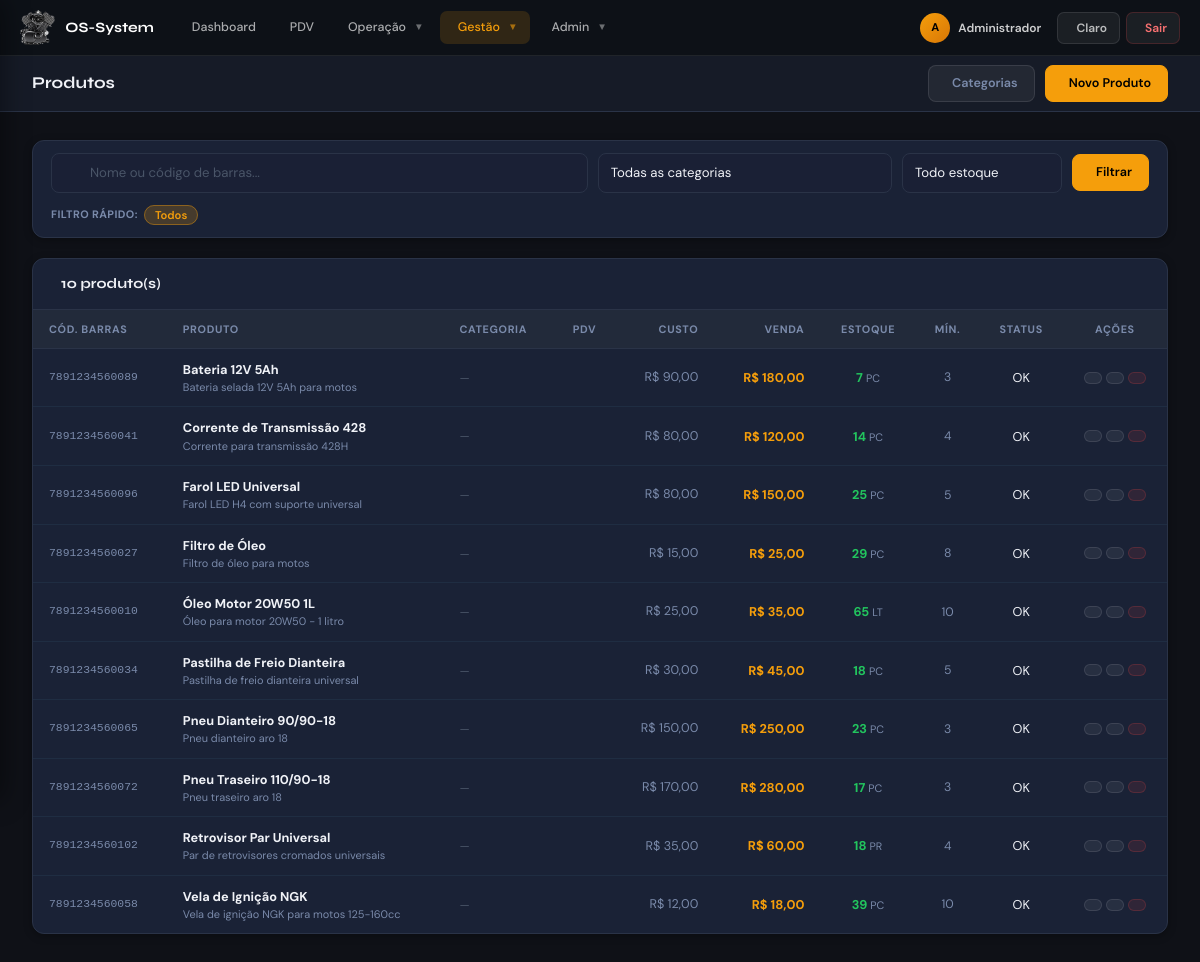
Page /modules/produtos/produtos.php (signed in) on the earlier database version.
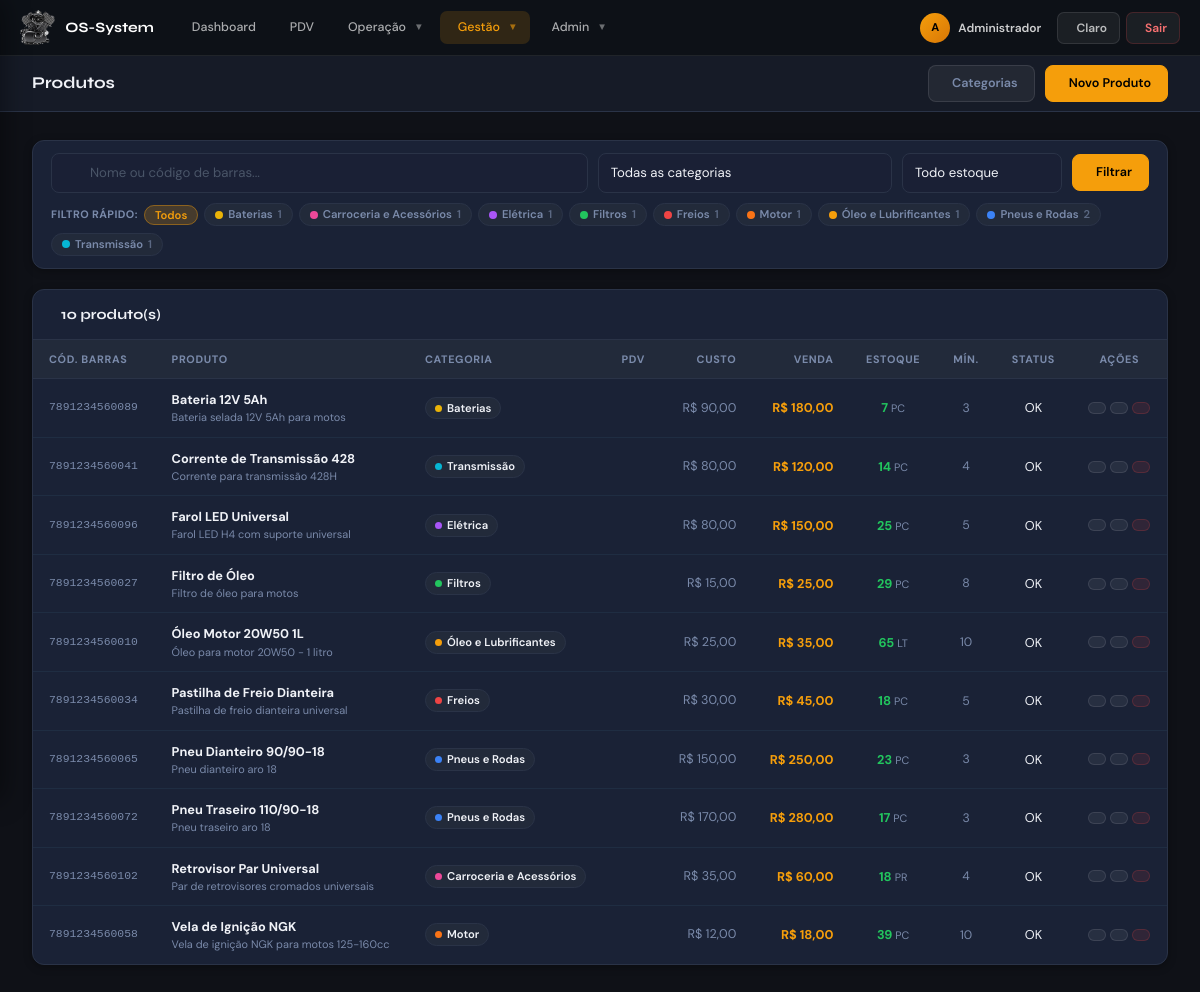
Same page on the later database version.
### tables this page shows
CREATE TABLE IF NOT EXISTS `produtos` (
  `id`            INT(11) NOT NULL AUTO_INCREMENT,
  `codigo_barras` VARCHAR(50) DEFAULT NULL,
  `nome`          VARCHAR(100) NOT NULL,
  `descricao`     TEXT DEFAULT NULL,
  `preco_compra`  DECIMAL(10,2) DEFAULT NULL,
  `preco_venda`   DECIMAL(10,2) NOT NULL DEFAULT 0.00,
  `estoque_atual` DECIMAL(10,3) DEFAULT 0.000,
  `estoque_minimo` INT(11) DEFAULT 5,
  `unidade`       VARCHAR(5) DEFAULT 'UN',
  `categoria_id`  INT(11) DEFAULT NULL,
  `exibir_pdv`    TINYINT(1) NOT NULL DEFAULT 1,
  `ncm`           VARCHAR(10) DEFAULT NULL,
  `localizacao`   VARCHAR(50) DEFAULT NULL,
  `ativo`         TINYINT(1) NOT NULL DEFAULT 1,
  `created_at`    TIMESTAMP DEFAULT CURRENT_TIMESTAMP,
  PRIMARY KEY (`id`),
  KEY `idx_codigo_barras` (`codigo_barras`(50)),
  KEY `idx_nome_produto`  (`nome`(50)),
  KEY `idx_categoria`     (`categoria_id`),
  KEY `idx_pdv`           (`exibir_pdv`, `ativo`)
);

CREATE TABLE IF NOT EXISTS `categorias_produtos` (
  `id`        INT(11) NOT NULL AUTO_INCREMENT,
  `nome`      VARCHAR(100) NOT NULL,
  `descricao` VARCHAR(255) DEFAULT NULL,
  `cor`       VARCHAR(7)   DEFAULT '#f59e0b' COMMENT 'Hex color for UI badge',
  `ativo`     TINYINT(1)   NOT NULL DEFAULT 1,
  `created_at` TIMESTAMP   DEFAULT CURRENT_TIMESTAMP,
  PRIMARY KEY (`id`)
);

### modules/produtos/produtos.php (the view, shortened to what the changed rows need)
<?php
require_once '../../config/config.php';
$aba        = $_GET['aba']    ?? 'produtos';
$filtro_cat = (int)($_GET['cat']    ?? 0);
$where  = 'WHERE p.ativo = 1';
$params = [];
$stmt = $db->prepare(
    "SELECT p.*, c.nome as cat_nome, c.cor as cat_cor
     FROM produtos p
     LEFT JOIN categorias_produtos c ON c.id = p.categoria_id
     $where ORDER BY p.nome"
);
$stmt->execute($params);
$produtos = $stmt->fetchAll(PDO::FETCH_ASSOC);
$categorias = $db->query("SELECT * FROM categorias_produtos WHERE ativo=1 ORDER BY nome")->fetchAll(PDO::FETCH_ASSOC);
$stmt_count = $db->query("SELECT categoria_id, COUNT(*) as n FROM produtos WHERE ativo=1 GROUP BY categoria_id");
$conts = [];
foreach ($stmt_count->fetchAll(PDO::FETCH_ASSOC) as $r) {
    $conts[(int)$r['categoria_id']] = (int)$r['n'];
}
?>
<?php include '../../includes/sidebar.php'; ?>
<main class="os-content">
<?php if ($aba === 'categorias'): ?>
<div class="os-card">
  <div class="os-card-header">
    <div class="os-card-title"><i class="ph-bold ph-tag"></i> Categorias de Produtos</div>
    <button class="btn-os btn-os-primary" onclick="document.getElementById('modalCategoria').style.display='flex'">
      <i class="ph-bold ph-plus"></i> Nova Categoria
    </button>
  </div>
  <div class="os-card-body" style="padding:0">
    <table class="os-table">
      <thead><tr><th>Cor</th><th>Nome</th><th style="text-align:center">Produtos</th><th style="text-align:center">Ações</th></tr></thead>
      <tbody>
        <?php if (empty($categorias)): ?>
        <tr><td colspan="4" style="text-align:center;color:var(--text-muted);padding:32px">
          Nenhuma categoria cadastrada.<br><small>Crie categorias para organizar seus produtos e filtrar no PDV.</small>
        </td></tr>
        <?php endif; ?>
        <?php foreach ($categorias as $cat): $n = $conts[$cat['id']] ?? 0; ?>
        <tr>
          <td>
            <div style="width:28px;height:28px;border-radius:8px;background:<?= htmlspecialchars($cat['cor']??'#94a3b8') ?>;border:2px solid rgba(255,255,255,.15)"></div>
          </td>
          <td>
            <strong><?= htmlspecialchars($cat['nome']) ?></strong>
          </td>
          <td style="text-align:center">
            <a href="produtos.php?cat=<?= $cat['id'] ?>" style="text-decoration:none">
              <span class="os-badge os-badge-blue"><?= $n ?> produto<?= $n!==1?'s':'' ?></span>
            </a>
          </td>
          <td style="text-align:center">
            <div style="display:flex;gap:6px;justify-content:center">
              <button class="btn-os btn-os-ghost" style="padding:5px 8px"
                      onclick='editarCategoria(<?= htmlspecialchars(json_encode($cat),ENT_QUOTES) ?>)'>
                <i class="ph-bold ph-pencil-simple"></i>
              </button>
              <?php if ($n === 0): ?>
              <a href="produtos.php?excluir_cat=<?= $cat['id'] ?>&aba=categorias"
                 class="btn-os" style="padding:5px 8px;background:rgba(239,68,68,.1);border:1px solid rgba(239,68,68,.2);color:#ef4444;text-decoration:none"
                 onclick="return confirm('Desativar categoria?')">
                <i class="ph-bold ph-trash"></i>
              </a>
              <?php else: ?>
              <span style="padding:5px 8px;color:var(--text-dim);font-size:.75rem" title="Remova os produtos primeiro">Em uso</span>
              <?php endif; ?>
            </div>
          </td>
        </tr>
        <?php endforeach; ?>
      </tbody>
    </table>
  </div>
</div>
<?php else: ?>
<div class="os-card" style="margin-bottom:20px">
  <div class="os-card-body" style="padding:12px 18px">
    <div style="display:flex;gap:6px;flex-wrap:wrap;margin-top:10px;align-items:center">
      <?php foreach ($categorias as $cat): $n=$conts[$cat['id']]??0; if(!$n) continue; ?>
      <a href="produtos.php?cat=<?= $cat['id'] ?>" style="text-decoration:none">
        <span style="background:<?= $filtro_cat==$cat['id']?'rgba(245,158,11,.2)':'var(--bg-card2)'?>;color:<?= $filtro_cat==$cat['id']?'var(--accent)':'var(--text-muted)'?>;border:1px solid <?= $filtro_cat==$cat['id']?'rgba(245,158,11,.4)':'var(--border)'?>;border-radius:20px;padding:2px 10px;font-size:.75rem;font-weight:600;display:inline-flex;align-items:center;gap:5px">
          <span style="display:inline-block;width:8px;height:8px;border-radius:50%;background:<?= htmlspecialchars($cat['cor']??'#94a3b8') ?>"></span>
          <?= htmlspecialchars($cat['nome']) ?>
          <span style="opacity:.65"><?= $n ?></span>
        </span>
      </a>
      <?php endforeach; ?>
    </div>
  </div>
</div>
<div class="os-card">
  <div class="os-card-body" style="padding:0">
    <div style="overflow-x:auto">
      <table class="os-table">
        <thead>
          <tr>
            <th>Cód. Barras</th>
            <th>Produto</th>
            <th>Categoria</th>
            <th style="text-align:center">PDV</th>
            <th style="text-align:right">Custo</th>
            <th style="text-align:right">Venda</th>
            <th style="text-align:center">Estoque</th>
            <th style="text-align:center">Mín.</th>
            <th style="text-align:center">Status</th>
            <th style="text-align:center">Ações</th>
          </tr>
        </thead>
        <tbody>
          <?php foreach ($produtos as $p):
            $zerado  = $p['estoque_atual'] <= 0;
            $critico = !$zerado && $p['estoque_atual'] <= $p['estoque_minimo'];
          ?>
          <tr style="<?= $zerado?'background:rgba(239,68,68,.04)':($critico?'background:rgba(245,158,11,.04)':'') ?>">
            <td style="font-family:monospace;font-size:.76rem;color:var(--text-muted)">
              <?= htmlspecialchars($p['codigo_barras'] ?? '—') ?>
            </td>
            <td>
              <strong><?= htmlspecialchars($p['nome']) ?></strong>
              <?php if (!empty($p['descricao'])): ?>
              <div style="font-size:.73rem;color:var(--text-muted)"><?= htmlspecialchars(mb_strimwidth($p['descricao'],0,48,'...')) ?></div>
              <?php endif; ?>
            </td>
            <td>
              <?php if ($p['cat_nome']): ?>
              <span style="display:inline-flex;align-items:center;gap:5px;background:var(--bg-card2);border:1px solid var(--border);border-radius:20px;padding:2px 9px;font-size:.75rem;font-weight:600">
                <span style="width:7px;height:7px;border-radius:50%;background:<?= htmlspecialchars($p['cat_cor']??'#94a3b8') ?>;flex-shrink:0"></span>
                <?= htmlspecialchars($p['cat_nome']) ?>
              </span>
              <?php else: ?>
              <span style="color:var(--text-dim);font-size:.78rem">—</span>
              <?php endif; ?>
            </td>
            <td style="text-align:center">
            </td>
            <td style="text-align:right;font-size:.84rem;color:var(--text-muted)">R$ <?= number_format($p['preco_compra']??0,2,',','.') ?></td>
            <td style="text-align:right;font-weight:700;color:var(--accent)">R$ <?= number_format($p['preco_venda'],2,',','.') ?></td>
            <td style="text-align:center;font-weight:700;color:<?= $zerado?'#ef4444':($critico?'#f59e0b':'#22c55e') ?>">
              <?= number_format($p['estoque_atual'],0) ?>
              <span style="font-weight:400;font-size:.72rem;color:var(--text-muted)"><?= htmlspecialchars($p['unidade']??'') ?></span>
            </td>
            <td style="text-align:center;font-size:.82rem;color:var(--text-muted)"><?= number_format($p['estoque_minimo'],0) ?></td>
            <td style="text-align:center">
              <?php if ($zerado): ?>
              <span class="os-badge os-badge-red">Zerado</span>
              <?php elseif ($critico): ?>
              <span class="os-badge os-badge-yellow">Crítico</span>
              <?php else: ?>
              <span class="os-badge os-badge-green">OK</span>
              <?php endif; ?>
            </td>
            <td style="text-align:center">
              <div style="display:flex;gap:4px;justify-content:center">
                <button class="btn-os btn-os-ghost" style="padding:5px 8px" title="Editar"
                        onclick='editarProduto(<?= htmlspecialchars(json_encode($p),ENT_QUOTES) ?>)'>
                </button>
                <a href="<?= $baseUrl ?>/modules/estoque/estoque.php?produto_id=<?= $p['id'] ?>"
                   class="btn-os btn-os-ghost" style="padding:5px 8px" title="Estoque">
                </a>
                <button style="background:rgba(239,68,68,.1);border:1px solid rgba(239,68,68,.2);color:#ef4444;padding:5px 8px;border-radius:7px;cursor:pointer" title="Desativar"
                        onclick="confirmarExclusao(<?= $p['id'] ?>, '<?= addslashes(htmlspecialchars($p['nome'])) ?>')">
                </button>
              </div>
            </td>
          </tr>
          <?php endforeach; ?>
        </tbody>
      </table>
    </div>
  </div>
</div>
<?php endif;  ?>
</main>
<?php include '../../includes/footer.php'; ?>

Differences in the rows shown:
added categorias_produtos: nome "Baterias", id "1"
added categorias_produtos: nome "Carroceria e Acessórios", id "1"
added categorias_produtos: nome "Elétrica", id "1"
added categorias_produtos: nome "Filtros", id "1"
added categorias_produtos: nome "Freios", id "1"
added categorias_produtos: nome "Motor", id "1"
added categorias_produtos: nome "Óleo e Lubrificantes", id "1"
added categorias_produtos: nome "Pneus e Rodas", id "2"
added categorias_produtos: nome "Transmissão", id "1"
shown differently, row unchanged: produtos "Bateria 12V 5Ah": categorias_produtos.nome (not shown) → "Baterias"; no longer shows "—"
shown differently, row unchanged: produtos "Corrente de Transmissão 428": categorias_produtos.nome (not shown) → "Transmissão"; no longer shows "—"
shown differently, row unchanged: produtos "Farol LED Universal": categorias_produtos.nome (not shown) → "Elétrica"; no longer shows "—"
shown differently, row unchanged: produtos "Filtro de Óleo": categorias_produtos.nome (not shown) → "Filtros"; no longer shows "—"
shown differently, row unchanged: produtos "Óleo Motor 20W50 1L": categorias_produtos.nome (not shown) → "Óleo e Lubrificantes"; no longer shows "—"
shown differently, row unchanged: produtos "Pastilha de Freio Dianteira": categorias_produtos.nome (not shown) → "Freios"; no longer shows "—"
shown differently, row unchanged: produtos "Pneu Dianteiro 90/90-18": categorias_produtos.nome (not shown) → "Pneus e Rodas"; no longer shows "—"
shown differently, row unchanged: produtos "Pneu Traseiro 110/90-18": categorias_produtos.nome (not shown) → "Pneus e Rodas"; no longer shows "—"
shown differently, row unchanged: produtos "Retrovisor Par Universal": categorias_produtos.nome (not shown) → "Carroceria e Acessórios"; no longer shows "—"
shown differently, row unchanged: produtos "Vela de Ignição NGK": categorias_produtos.nome (not shown) → "Motor"; no longer shows "—"
